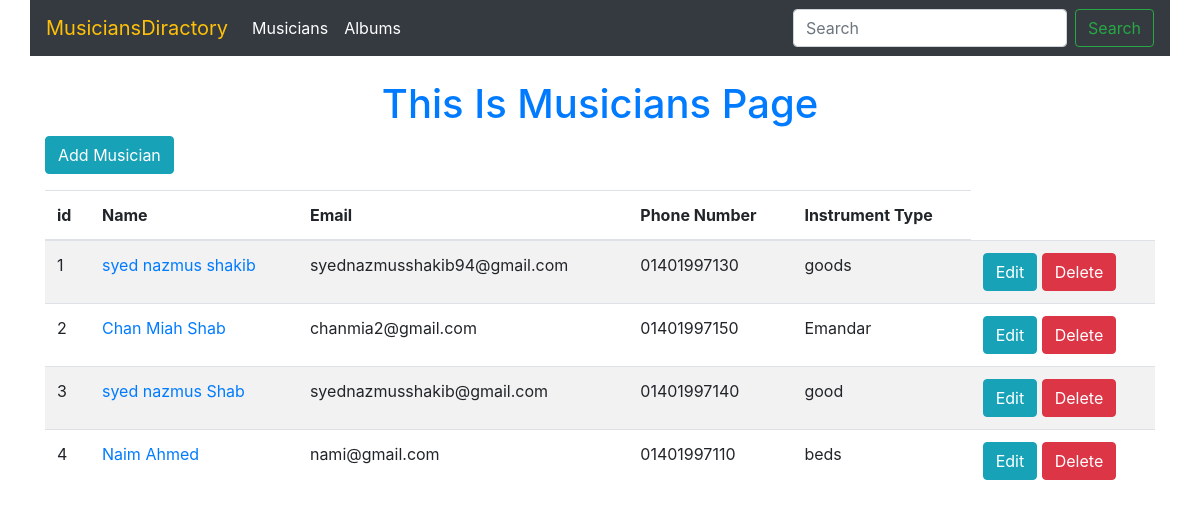
/Musician/, run on an earlier commit of the app's database.
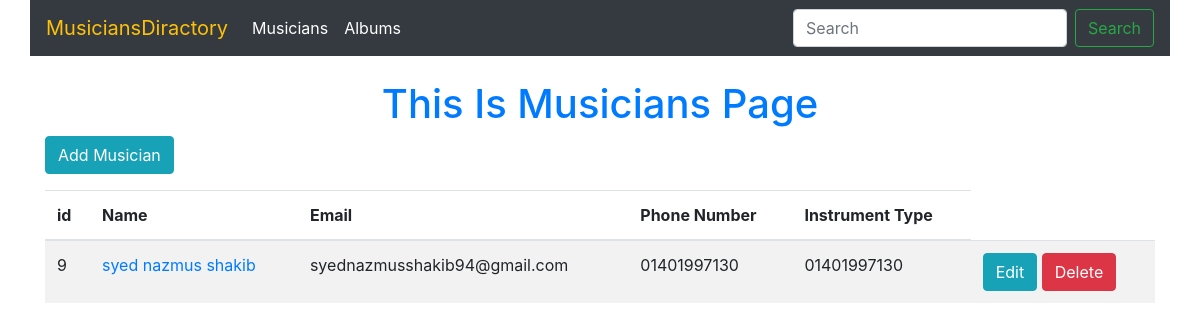
And on a later commit of the database.
### Musician/models.py (models this page shows, shortened)
class Musician(models.Model):
    INSTRUMENT_CHOICES = [
        ('guitar', 'Guitar'),
        ('piano', 'Piano'),
        ('drums', 'Drums'),
        ('violin', 'Violin'),
        ('saxophone', 'Saxophone'),
    ]
    first_name = models.CharField(max_length=100)
    last_name = models.CharField(max_length=100)
    email = models.EmailField()
    phone_number = models.CharField(max_length=11)
    instrument_type = models.CharField(max_length=50, choices=INSTRUMENT_CHOICES)

### Musician/views.py (the view)
# urls.py: path('', views.musician_list, name='musician_list'),
def musician_list(request):
    musicians = Musician.objects.all()
    return render(request, 'musician_list.html', {'Musician': musicians})

### Musician/templates/musician_list.html (shortened to what this page needs)
{% extends 'base.html' %}
{% load static %}
{% block content %}
<h1 class="mt-4 text-center text-primary">This Is Musicians Page</h1>
<a href="{% url 'musician_create' %}" class="btn btn-info mb-3">Add Musician</a>
<table class="table table-striped">
    <thead>
        <tr>
            <th>id</th>
            <th>Name</th>
            <th>Email</th>
            <th>Phone Number</th>
            <th>Instrument Type</th>
        </tr>
    </thead>
    <tbody>
        {% for musician in Musician %}
        <tr>
            <td>{{ musician.id }}</td>
            <td><a href="{% url 'musician_edit' musician.pk %}">{{ musician.first_name }} {{ musician.last_name }}</a></td>
            <td>{{ musician.email }}</td>
            <td>{{ musician.phone_number }}</td>
            <td>{{ musician.instrument_type }}</td>
            <td>
                <a href="{% url 'musician_edit' musician.id %}" class="btn btn-info">Edit</a>
                <a href="{% url 'musician_delete' musician.id %}" class="btn btn-danger">Delete</a>
            </td>
        </tr>
        {% endfor %}
    </tbody>
</table>
{% endblock %}

What changed in the data, as far as the page shows it:
removed Musician: id "1", first_name "syed nazmus", last_name "shakib", email "syednazmusshakib94@gmail.com", phone_number "01401997130", instrument_type "goods"
removed Musician: id "2", first_name "Chan Miah", last_name "Shab", email "chanmia2@gmail.com", phone_number "01401997150", instrument_type "Emandar"
removed Musician: id "3", first_name "syed nazmus", last_name "Shab", email "syednazmusshakib@gmail.com", phone_number "01401997140", instrument_type "good"
removed Musician: id "4", first_name "Naim", last_name "Ahmed", email "nami@gmail.com", phone_number "01401997110", instrument_type "beds"
added Musician: id "9", first_name "syed nazmus", last_name "shakib", email "syednazmusshakib94@gmail.com", phone_number "01401997130", instrument_type "01401997130"
